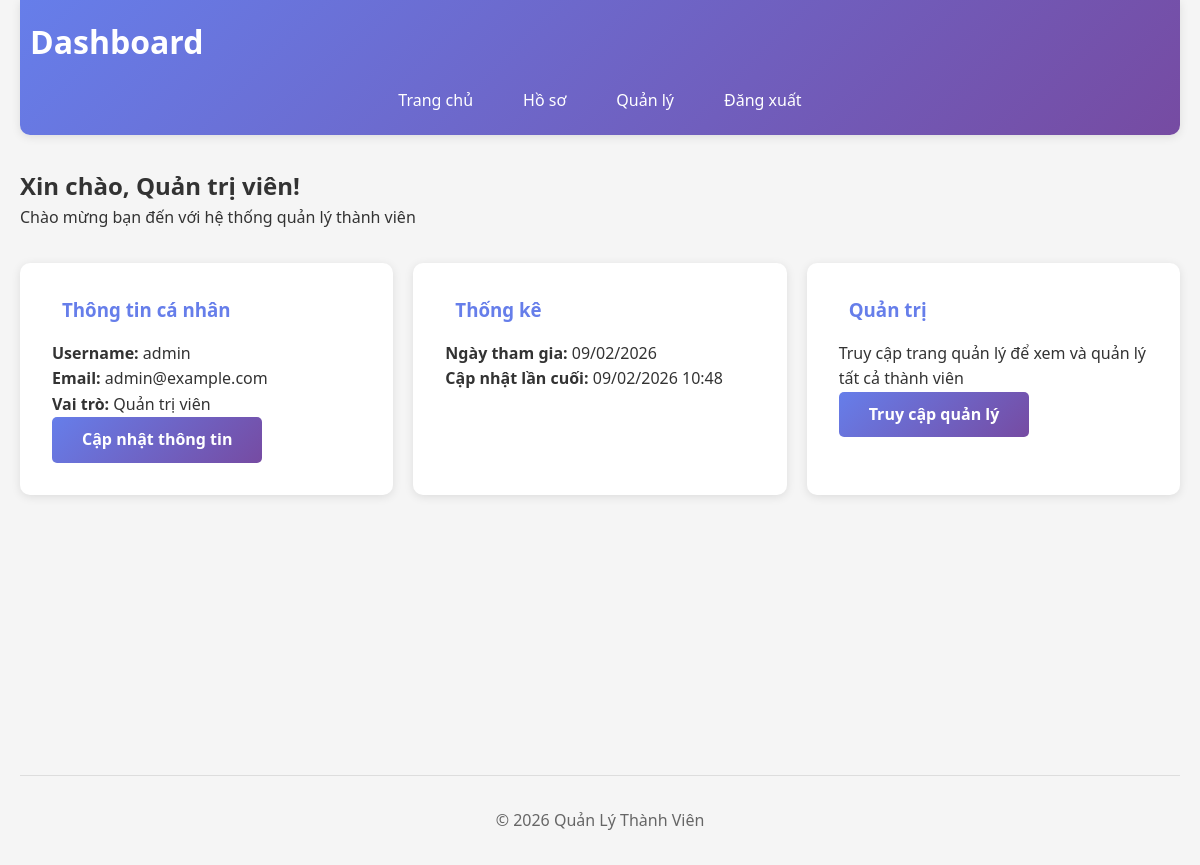
The page /dashboard.php (signed in) on the database its author committed.
### tables this page shows
CREATE TABLE members (
    id INT AUTO_INCREMENT PRIMARY KEY,
    username VARCHAR(50) NOT NULL UNIQUE,
    email VARCHAR(100) NOT NULL UNIQUE,
    password VARCHAR(255) NOT NULL,
    full_name VARCHAR(100),
    phone VARCHAR(20),
    address TEXT,
    role ENUM('user', 'admin') DEFAULT 'user',
    created_at TIMESTAMP DEFAULT CURRENT_TIMESTAMP,
    updated_at TIMESTAMP DEFAULT CURRENT_TIMESTAMP ON UPDATE CURRENT_TIMESTAMP
);

### includes/functions.php (called while the page is built, shortened)
<?php
function isAdmin() {
    return isset($_SESSION['role']) && $_SESSION['role'] == 'admin';
}
?>

### dashboard.php (the view, shortened to what this page needs)
<?php
require_once 'includes/config.php';
require_once 'includes/functions.php';
$stmt = $pdo->prepare("SELECT * FROM members WHERE id = ?");
$stmt->execute([$_SESSION['user_id']]);
$user = $stmt->fetch();
?>
<!DOCTYPE html>
<html lang="vi">
<head>
    <link rel="stylesheet" href="css/style.css">
</head>
<body>
    <div class="container">
        <header>
            <h1><i class="fas fa-tachometer-alt"></i> Dashboard</h1>
            <nav>
                <a href="index.php">Trang chủ</a>
                <a href="profile.php">Hồ sơ</a>
                <?php if (isAdmin()): ?>
                    <a href="admin.php">Quản lý</a>
                <?php endif; ?>
                <a href="logout.php">Đăng xuất</a>
            </nav>
        </header>
        <main>
            <div class="welcome-section">
                <h2>Xin chào, <?php echo $user['full_name']; ?>!</h2>
                <p>Chào mừng bạn đến với hệ thống quản lý thành viên</p>
            </div>
            <div class="dashboard-cards">
                <div class="card">
                    <h3><i class="fas fa-user"></i> Thông tin cá nhân</h3>
                    <p><strong>Username:</strong> <?php echo $user['username']; ?></p>
                    <p><strong>Email:</strong> <?php echo $user['email']; ?></p>
                    <p><strong>Vai trò:</strong> <?php echo $user['role'] == 'admin' ? 'Quản trị viên' : 'Thành viên'; ?></p>
                    <a href="profile.php" class="btn btn-primary">Cập nhật thông tin</a>
                </div>
                <div class="card">
                    <h3><i class="fas fa-calendar"></i> Thống kê</h3>
                    <p><strong>Ngày tham gia:</strong> <?php echo date('d/m/Y', strtotime($user['created_at'])); ?></p>
                    <p><strong>Cập nhật lần cuối:</strong> <?php echo date('d/m/Y H:i', strtotime($user['updated_at'])); ?></p>
                </div>
                <?php if (isAdmin()): ?>
                <div class="card">
                    <h3><i class="fas fa-users-cog"></i> Quản trị</h3>
                    <p>Truy cập trang quản lý để xem và quản lý tất cả thành viên</p>
                    <a href="admin.php" class="btn btn-primary">Truy cập quản lý</a>
                </div>
                <?php endif; ?>
            </div>
        </main>
        <footer>
            <p>&copy; <?php echo date('Y'); ?> <?php echo SITE_NAME; ?></p>
        </footer>
    </div>
</body>
</html>

### css/style.css (style rules this page uses)
* { margin: 0; padding: 0; box-sizing: border-box; }
body { font-family: 'Segoe UI', Tahoma, Geneva, Verdana, sans-serif; line-height: 1.6; color: #333; background-color: #f5f5f5; }
.container { max-width: 1200px; margin: 0 auto; padding: 0 20px; }
header { background: linear-gradient(135deg, #667eea 0%, #764ba2 100%); color: white; padding: 1rem 0; margin-bottom: 2rem; border-radius: 0 0 10px 10px; box-shadow: 0 2px 10px rgba(0,0,0,0.1); }
header h1 { display: flex; align-items: center; gap: 10px; margin-bottom: 1rem; text-align: center; }
nav { display: flex; justify-content: center; gap: 20px; flex-wrap: wrap; }
nav a { color: white; text-decoration: none; padding: 5px 15px; border-radius: 5px; transition: background 0.3s; }
main { min-height: 70vh; }
.btn { display: inline-block; padding: 10px 30px; border: none; border-radius: 5px; font-size: 1rem; font-weight: 600; cursor: pointer; text-decoration: none; transition: all 0.3s; text-align: center; }
.btn-primary { background: linear-gradient(135deg, #667eea 0%, #764ba2 100%); color: white; }
.dashboard-cards { display: grid; grid-template-columns: repeat(auto-fit, minmax(300px, 1fr)); gap: 20px; margin: 2rem 0; }
.card { background: white; padding: 2rem; border-radius: 10px; box-shadow: 0 2px 10px rgba(0,0,0,0.1); }
.card h3 { color: #667eea; margin-bottom: 1rem; display: flex; align-items: center; gap: 10px; }
footer { text-align: center; padding: 2rem 0; margin-top: 3rem; color: #666; border-top: 1px solid #ddd; }

### rows shown on the page
members: full_name "Quản trị viên", username "admin", email "admin@example.com", created_at "09/02/2026", updated_at "09/02/2026 10:48"

### other values the page prints
SITE_NAME "Quản Lý Thành Viên"
